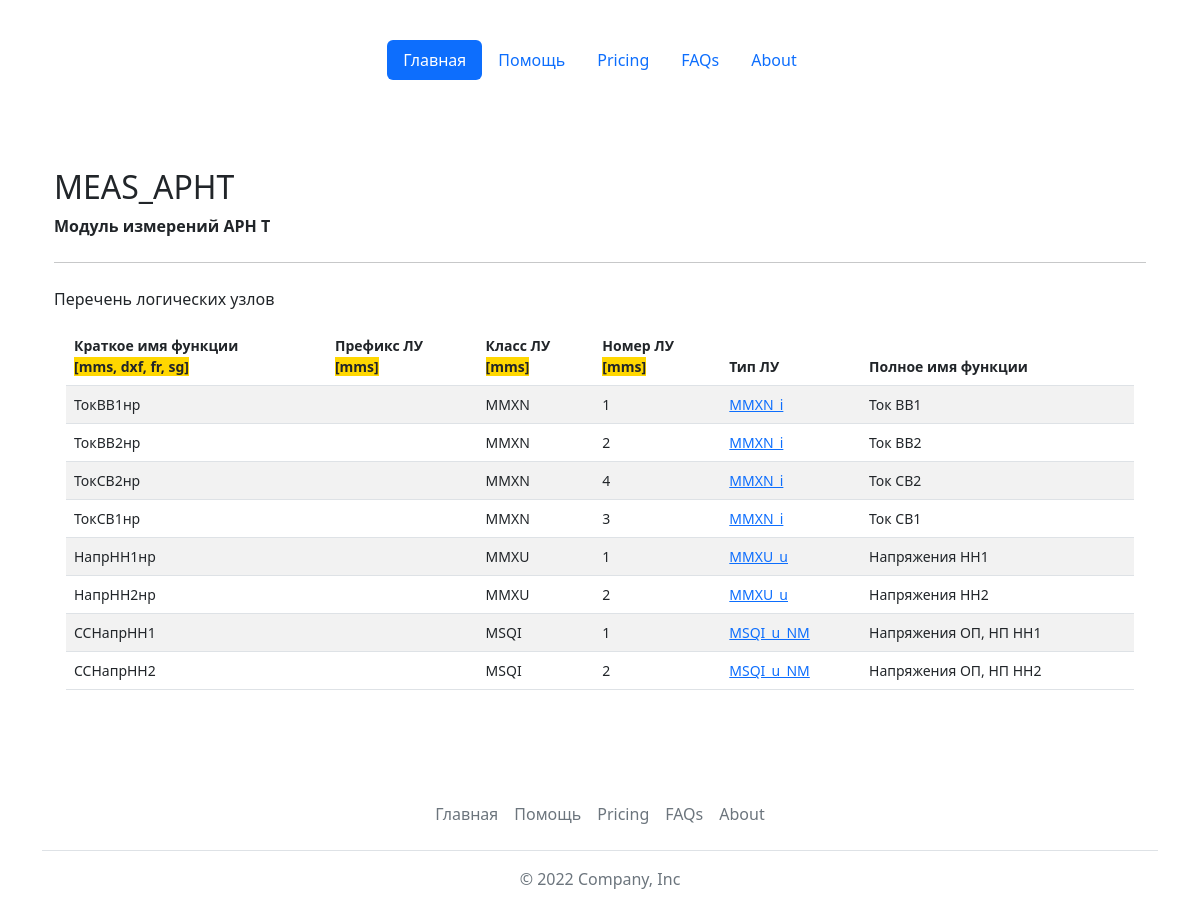
Screenshot of /reports/show/?name=MEAS_АРНТ&type=ld with the database file from the repository.
### base_types/models.py (models this page shows, shortened)
class LogicDevices(models.Model):
    id = models.AutoField(primary_key=True)
    name = models.CharField(max_length=128, verbose_name='Обозначение логического устройства', unique=True)
    fb_name = models.CharField(max_length=128, verbose_name='Обозначение функционального блока', unique=True)
    description = models.TextField(max_length=1024, blank=True, verbose_name='Назначение логического устройства (ФБ)')
    class Meta:
        verbose_name = 'Логическое устройство'
        verbose_name_plural = 'Логические устройства'
        ordering = ['name']

class LogicNodeInstantiated(models.Model):
    id = models.AutoField(primary_key=True)
    short_name = models.CharField(max_length=64, verbose_name='Краткое имя (например: БУ или ДЗТ)', unique=True)
    full_name = models.CharField(max_length=128, verbose_name='Полное имя', blank=True)
    ln_prefix = models.CharField(max_length=32, verbose_name='Префикс ЛУ', blank=True)
    class_name = models.CharField(max_length=4, verbose_name='Класс (например: PDIF)')
    instance = models.IntegerField(verbose_name='Номер экземпляра', blank=True, null=True)
    ln_type = models.ForeignKey(LogicNodesTypes, on_delete=models.CASCADE, verbose_name='Тип ЛУ', null=True)
    def __str__(self):
        return str(self.short_name)
    class Meta:
        verbose_name = 'Экземпляр логического узла'
        verbose_name_plural = 'Экземпляр логического узла'
        ordering = ['short_name']
    @property
    def get_instance(self):
        if self.instance==-1:
            return '(n)'
        if self.instance:
            return self.instance
        else:
            return "-"

class LogicNodesTypes(models.Model):
    id = models.AutoField(primary_key=True)
    name = models.CharField(max_length=64, verbose_name='Имя типа ЛУ', unique=True)
    description = models.TextField(max_length=1024, blank=True, verbose_name='Описание')
    explanation = models.TextField(max_length=2048, blank=True, verbose_name='Пояснение')
    def __str__(self):
        return self.name
    class Meta:
        verbose_name = 'Тип логического узла'
        verbose_name_plural = 'Типы логических узлов'
        ordering = ['name']

### base_types/views.py (the view, shortened to what this page needs)
# urls.py: path('reports/show/', views.show),
def show(request):
    name = request.GET.get('name')
    type = request.GET.get('type')
    if type == 'ld':
        ld = LogicDevices.objects.get(name=name)
        lns_conns = LDLNconnections.objects.all().filter(ld_id=ld.id)
        lns_conns = lns_conns.order_by('ld')
        lns = list()
        for item in lns_conns.iterator():
            print('------------>', item.ln)
            ln = LogicNodeInstantiated.objects.get(short_name=item.ln)
            lns.append(ln)
        lns.sort(key=lambda x: x.class_name)
        return render(request, 'base_types/showldobj.html', {'ld':ld, 'lns': lns})

### templates/base_types/showldobj.html
{% extends 'base.html' %}
{% block content %}
<main class="container py-5">
    {% if lns %}
    <h2 class="mt-4">{{ld.name}}</h2>
    <p><strong>{{ld.description}}</strong></p>
    <hr class="my-4">
    <p>Перечень логических узлов</p>
    <div class="container small">
    <table class="table table-striped">
        <thead>
            <tr>
                <th scope="col">Краткое имя функции <br><span style="background: gold">[mms, dxf, fr, sg]</span></th>
                <th scope="col">Префикс ЛУ <br><span style="background: gold">[mms]</span></th>
                <th scope="col">Класс ЛУ <br><span style="background: gold">[mms]</span></th>
                <th scope="col">Номер ЛУ <br><span style="background: gold">[mms]</span></th>
                <th scope="col">Тип ЛУ</th>
                <th scope="col">Полное имя функции</th>
            </tr>
        </thead>
        <tbody>
        {% for item in lns %}
            <tr>
                <td>{{item.short_name}}</td>
                <td>{{item.ln_prefix}}</td>
                <td>{{item.class_name}}</td>
                {% if item.get_ln_instance == -1%}<td>(n)</td>
                {% else %}<td>{{item.get_instance}}</td>{% endif %}
                <td><a href="?name={{item.ln_type}}&type=ln">{{item.ln_type}}</a></td>
                <td>{{item.full_name}}</td>
            </tr>
        {% endfor %}
        </tbody>
    </table>
    </div>
    {% else %}
    <h2 class="mt-4">В логическом устройстве {{ld.name}} ({{ld.get_description}}) нет логических узлов :(</h2>
    {% endif %}
</main>
{% endblock %}

### rows the page displays
LogicDevices: name "MEAS_АРНТ", description "Модуль измерений АРН Т"
LogicNodeInstantiated: short_name "ТокВВ1нр", class_name "MMXN", get_instance "1", ln_type "MMXN_i", full_name "Ток ВВ1"
LogicNodeInstantiated: short_name "ТокВВ2нр", class_name "MMXN", get_instance "2", ln_type "MMXN_i", full_name "Ток ВВ2"
LogicNodeInstantiated: short_name "ТокСВ2нр", class_name "MMXN", get_instance "4", ln_type "MMXN_i", full_name "Ток СВ2"
LogicNodeInstantiated: short_name "ТокСВ1нр", class_name "MMXN", get_instance "3", ln_type "MMXN_i", full_name "Ток СВ1"
LogicNodeInstantiated: short_name "НапрНН1нр", class_name "MMXU", get_instance "1", ln_type "MMXU_u", full_name "Напряжения НН1"
LogicNodeInstantiated: short_name "НапрНН2нр", class_name "MMXU", get_instance "2", ln_type "MMXU_u", full_name "Напряжения НН2"
LogicNodeInstantiated: short_name "ССНапрНН1", class_name "MSQI", get_instance "1", ln_type "MSQI_u_NM", full_name "Напряжения ОП, НП НН1"
LogicNodeInstantiated: short_name "ССНапрНН2", class_name "MSQI", get_instance "2", ln_type "MSQI_u_NM", full_name "Напряжения ОП, НП НН2"
